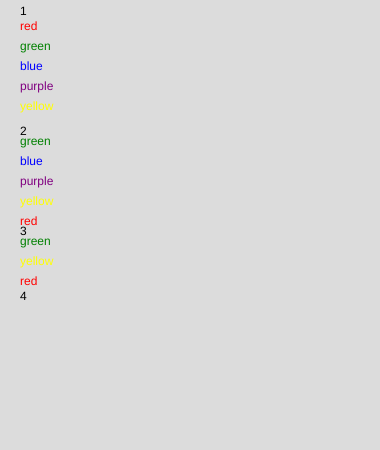
Frame 1 (no input)
Frame 60 (no input): identical to frame 1, image omitted
Frame 120 (the mouse pressed at the canvas centre since frame 60): identical to frame 1, image omitted

The p5.js sketch that drew this single still picture (run headless with seeded random() and noise() and a simulated clock; from frame 60 on, the mouse is pressed at the canvas centre):

// p5.js sketch
// ── sketch.js

function setup() {
  createCanvas(380, 450);
}

function draw() {
  let colors = ['red', 'green', 'blue', 'purple', 'yellow']
  let numbers =[]

  background(220);
  // opdracht 1
  fill(0, 0, 0);
  text("1", 20, 15);
  for (let i = 0; i < colors.length; i++) {
    fill(colors[i]);
    text(colors[i], 20, 30 + i * 20)
  }
  //opdracht 2 
  fill(0, 0, 0);
  text("2", 20, 135);
  colors.shift();
  colors.push('red');
  for (let i = 0; i < colors.length; i++) {
    fill(colors[i]);
    text(colors[i], 20, 145 + i * 20);
  }
  //opdracht 3
  fill(0, 0, 0);
  text("3", 20, 235);
  colors.splice(1, 2);
  for (let i = 0; i < colors.length; i++) {
    fill(colors[i]);
    text(colors[i], 20, 245 + i * 20);
  }
  //opdracht 4
  fill(0, 0, 0);
  text("4", 20, 300);
}
